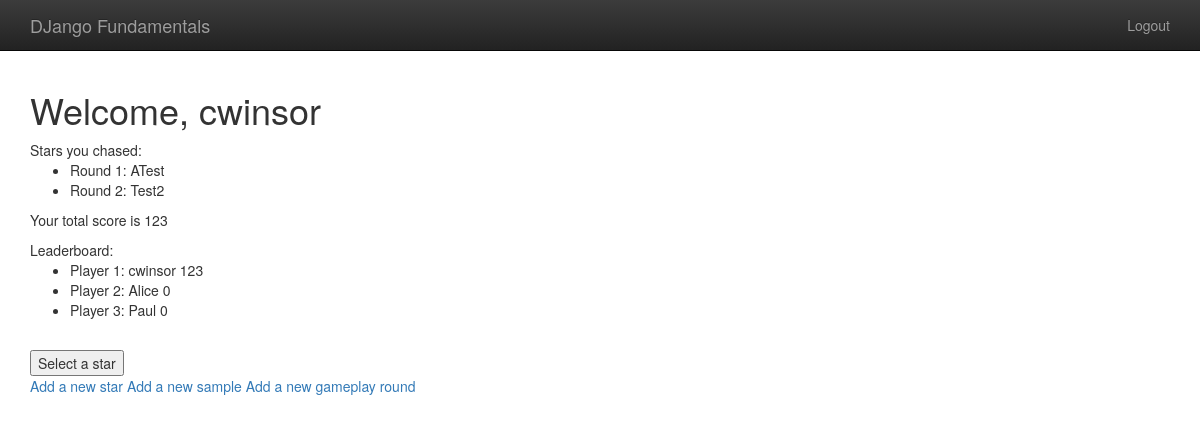
/player/ (signed in), run on an earlier commit of the app's database.
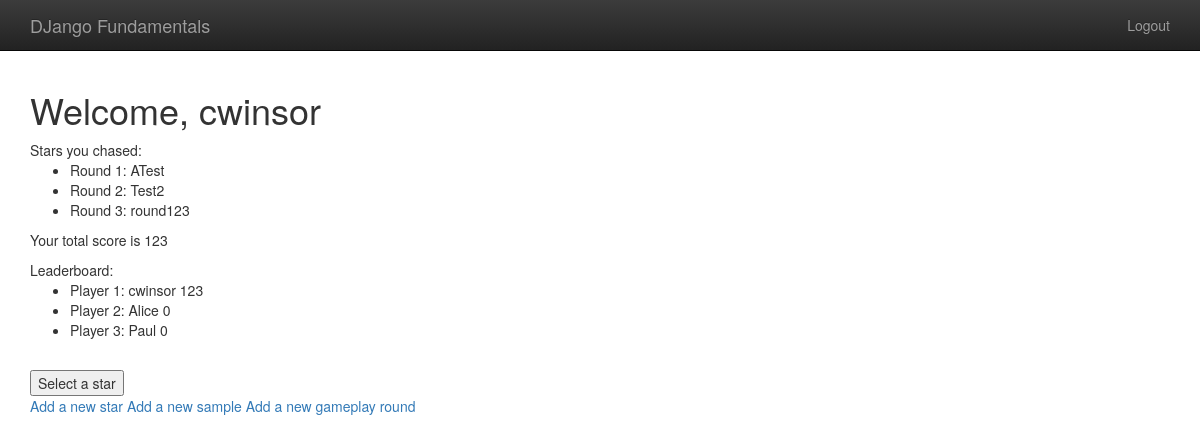
And on a later commit of the database.
### app_gameplay/models.py (models this page shows, shortened)
class GameplayRound(models.Model):
    objects = GameplayRoundQuerySet.as_manager()
    player = models.ForeignKey(
        User,
        related_name="player",
        on_delete=models.CASCADE)
    star = models.ForeignKey(
        PlasticcStar,
        on_delete=models.CASCADE)
    name = models.CharField(max_length=10)
    bid_1 = models.SmallIntegerField(null=False, default=0, validators=[
                                     MinValueValidator(0), MaxValueValidator(100)])
    bid_2 = models.SmallIntegerField(null=False, default=0, validators=[
                                     MinValueValidator(0), MaxValueValidator(100)])
    bid_3 = models.SmallIntegerField(null=False, default=0, validators=[
                                     MinValueValidator(0), MaxValueValidator(100)])
    bid_4 = models.SmallIntegerField(null=False, default=0, validators=[
                                     MinValueValidator(0), MaxValueValidator(100)])
    bid_5 = models.SmallIntegerField(null=False, default=0, validators=[
                                     MinValueValidator(0), MaxValueValidator(100)])
    bid_6 = models.SmallIntegerField(null=False, default=0, validators=[
                                     MinValueValidator(0), MaxValueValidator(100)])
    bid_7 = models.SmallIntegerField(null=False, default=0, validators=[
                                     MinValueValidator(0), MaxValueValidator(100)])
    bid_8 = models.SmallIntegerField(null=False, default=0, validators=[
                                     MinValueValidator(0), MaxValueValidator(100)])
    bid_9 = models.SmallIntegerField(null=False, default=0, validators=[
                                     MinValueValidator(0), MaxValueValidator(100)])
    bid_10 = models.SmallIntegerField(null=False, default=0, validators=[
                                      MinValueValidator(0), MaxValueValidator(100)])
    bid_11 = models.SmallIntegerField(null=False, default=0, validators=[
                                      MinValueValidator(0), MaxValueValidator(100)])
    bid_12 = models.SmallIntegerField(null=False, default=0, validators=[
                                      MinValueValidator(0), MaxValueValidator(100)])
    bid_13 = models.SmallIntegerField(null=False, default=0, validators=[
                                      MinValueValidator(0), MaxValueValidator(100)])

class Profile(models.Model):
    user = models.OneToOneField(User, on_delete=models.CASCADE)
    total_score = models.IntegerField(default=0)

### app_player/views.py (the view)
# urls.py: 2. Add a URL to urlpatterns:  path('', views.home, name='home')
@login_required
def home(request):
    rounds_this_player = GameplayRound.objects.rounds_this_player(request.user)
    leader_board = User.objects.all()
    leader_board_list = list(leader_board)
    return render(request, "app_player/home.html",
                  {'rounds': rounds_this_player,
                   'leader_board': leader_board_list}
                  )

### app_gameplay/models.py (called while the page is built)
    def rounds_this_player(self, user):
        return self.filter(
            Q(player=user)
        )

### templates/app_player/home.html (shortened to what this page needs)
{% extends "base.html" %}
{% block content %}
<h1>Welcome, {{ user.username }}</h1>
Stars you chased:
<ul>
    {% for r in rounds %}
    <li>Round {{ r.id }}: {{ r.name }} </li>
    {% endfor %}
</ul>
Your total score is {{ user.profile.total_score }}
Leaderboard:
<ul>
    {% for l in leader_board %}
    <li>Player {{ l.id }}: {{ l.username }} {{ l.profile.total_score}} </li>
    {% endfor %}
</ul>
<br>
<button type="submit" value="foo" onclick="window.location.href='{% url 'player_pick_star' %}'" name='mybtn2'>Select a star</button>
<br>
<a href="{% url 'new_plasticc_star' %}">Add a new star</a>
<a href="{% url 'new_plasticc_sample' %}">Add a new sample</a>
<a href="{% url 'new_gameplay_round' %}">Add a new gameplay round</a>
{% endblock %}

What changed in the data, as far as the page shows it:
added GameplayRound: id "3", name "round123"
